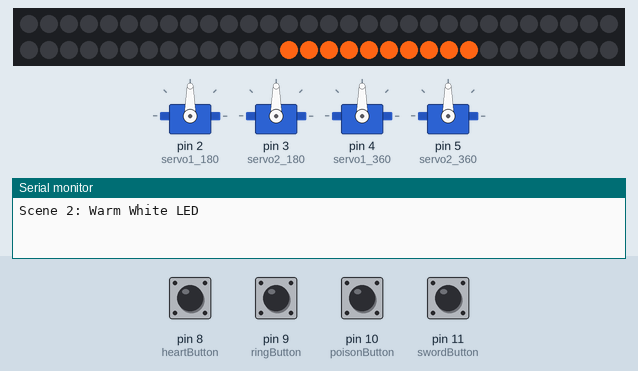
A sketch run on a simulated Arduino Uno, built with avr-gcc and run on an emulated ATmega328P. Parts: 4 × servo, 60 RGB LEDs in strip order, left to right, continuing on the next row, the last lines printed to the serial monitor. The inputs (shaded band) are chosen by the test bench; at power-on: pin 8 (heartButton), pin 9 (ringButton), pin 10 (poisonButton), pin 11 (swordButton) HIGH.

Above: at 0.1 s.
At 29.1 s:
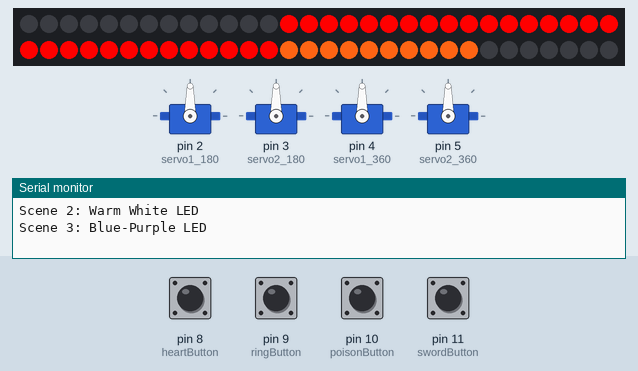

The sketch:

romeoetjuliet_rootcode.ino
```cpp
#include <Servo.h>
#include <Bounce2.h> // makes copper tape work like 'buttons'
#include <Adafruit_NeoPixel.h>

// setup servo
Servo servo1_180; // Scene3 Romeo
Servo servo2_180; // Scene3 Juliets casket
Servo servo1_360; // Scene1 dancefloor
Servo servo2_360; // Scene4 statue

// setup buttons
Bounce heartButton = Bounce();
Bounce ringButton = Bounce();
Bounce poisonButton = Bounce();
Bounce swordButton = Bounce();

#define PIN 6
#define NUMPIXELS 60
Adafruit_NeoPixel pixels(NUMPIXELS, PIN, NEO_GRB+NEO_KHZ800);

void setup(){

  Serial.begin(9600);

  // button setup
  heartButton.attach(8, INPUT_PULLUP);
  heartButton.interval(30);
  ringButton.attach(9, INPUT_PULLUP);
  ringButton.interval(30);
  poisonButton.attach(10, INPUT_PULLUP);
  poisonButton.interval(30);
  swordButton.attach(11, INPUT_PULLUP);
  swordButton.interval(30);

  // servo setup
  servo1_180.attach(2);
  servo2_180.attach(3);
  servo1_360.attach(4);
  servo2_360.attach(5);

  // LED setup
  pixels.begin();
  pixels.show(); // start with all LEDs off

}

void loop(){

  heartButton.update();
  ringButton.update();
  poisonButton.update();
  swordButton.update();

// Scene 1
  // - (input signal) prop interaction
  heartButton.read();

  if (heartButton.fell()){
    Serial.println("Scene 1 Activated! Dancefloor spinning.");
    // - (NEED TO ADD)(output) LED light on, rainbow light
    // pixels.setPixelColor()

    // 180 starts the continuous servo at full speed.
    // Change to 0 to spin the other way.
    servo1_360.write(180);
  }

  // Scene 2
  // - (input signal) prop interaction
  ringButton.read();

  if (ringButton.fell()){
      Serial.println("Scene 2 Activated");
  }
  Serial.println("Scene 2: Warm White LED");
  for(int i=0; i<=12; i++) pixels.setPixelColor(i, pixels.Color(0, 0, 0));
  for(int i=43; i<=52; i++) pixels.setPixelColor(i, pixels.Color(255, 100, 20));
  pixels.show();
  delay(15000);

  // Scene 3
  // - (input signal) poison prop interaction
  Serial.println("Scene 3: Blue-Purple LED");
  for(int i=13; i<=42; i++) {
    if(i % 2 == 0) pixels.setPixelColor(i, pixels.Color(0, 0, 255));
    else pixels.setPixelColor(i, pixels.Color(100, 0, 255));
  }
  pixels.show();
  poisonButton.read();
  // - (output) romeo collapse <- need to discuss how
  // - (output) juliet casket servo 180 moving 90 degrees
  if (poisonButton.fell()){
      Serial.println("Scene 3 Activated");
    servo1_180.write(180); // romeo collapse
    delay(10000);
    servo2_180.write(180); // juliet casket
    servo2_180.write(90);
  }

  for(int j=0; j<15; j++) {
    for(int i=13; i<=42; i++) pixels.setPixelColor(i, pixels.Color(255, 0, 0));
    pixels.show();
    delay(500);
    for(int i=13; i<=42; i++) pixels.setPixelColor(i, pixels.Color(0, 0, 0));
    pixels.show();
    delay(500);
    }

  // Scene 4
  swordButton.read();
  // - (output) statue servo 360
  if (swordButton.fell()){
    delay(5000);
    Serial.println("Scene 4 Activated");
    servo2_360.write(180);
    servo2_360.write(90);
  }

}
```

Measured:
- by itself, everything shown: repeats every 30.1 s, in 30 steps
- what the display in image 1 shows lasts 0.5 s, from 29.1 s to 29.6 s
